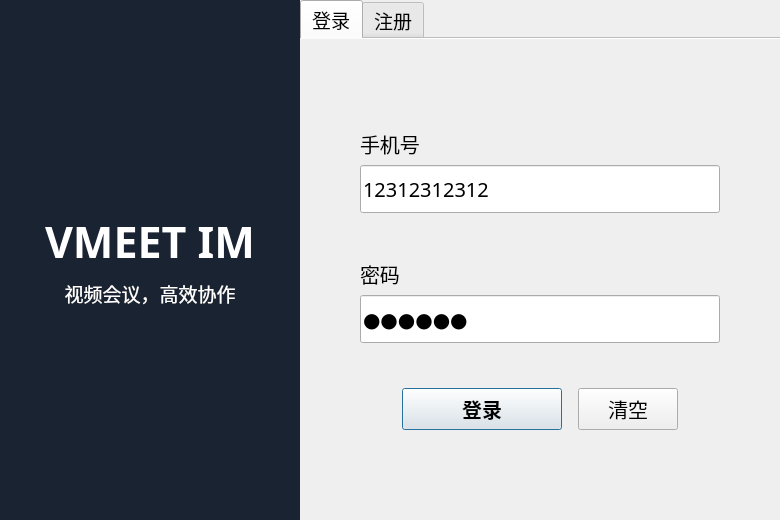
<?xml version="1.0" encoding="UTF-8"?>
<ui version="4.0">
 <class>LoginDialog</class>
 <widget class="QDialog" name="LoginDialog">
  <property name="geometry">
   <rect>
    <x>0</x>
    <y>0</y>
    <width>780</width>
    <height>520</height>
   </rect>
  </property>
  <property name="minimumSize">
   <size>
    <width>780</width>
    <height>520</height>
   </size>
  </property>
  <property name="windowTitle">
   <string>Colin IM</string>
  </property>
  <layout class="QHBoxLayout" name="mainLayout" stretch="0,1">
   <property name="spacing">
    <number>0</number>
   </property>
   <property name="leftMargin">
    <number>0</number>
   </property>
   <property name="topMargin">
    <number>0</number>
   </property>
   <property name="rightMargin">
    <number>0</number>
   </property>
   <property name="bottomMargin">
    <number>0</number>
   </property>
   <item>
    <widget class="QWidget" name="wdg_leftPanel" native="true">
     <property name="minimumSize">
      <size>
       <width>300</width>
       <height>0</height>
      </size>
     </property>
     <property name="maximumSize">
      <size>
       <width>300</width>
       <height>16777215</height>
      </size>
     </property>
     <property name="palette">
      <palette>
       <active>
        <colorrole role="WindowText">
         <brush brushstyle="SolidPattern">
          <color alpha="255">
           <red>255</red>
           <green>255</green>
           <blue>255</blue>
          </color>
         </brush>
        </colorrole>
        <colorrole role="Window">
         <brush brushstyle="SolidPattern">
          <color alpha="255">
           <red>26</red>
           <green>35</green>
           <blue>50</blue>
          </color>
         </brush>
        </colorrole>
       </active>
       <inactive>
        <colorrole role="WindowText">
         <brush brushstyle="SolidPattern">
          <color alpha="255">
           <red>255</red>
           <green>255</green>
           <blue>255</blue>
          </color>
         </brush>
        </colorrole>
        <colorrole role="Window">
         <brush brushstyle="SolidPattern">
          <color alpha="255">
           <red>26</red>
           <green>35</green>
           <blue>50</blue>
          </color>
         </brush>
        </colorrole>
       </inactive>
       <disabled>
        <colorrole role="WindowText">
         <brush brushstyle="SolidPattern">
          <color alpha="255">
           <red>255</red>
           <green>255</green>
           <blue>255</blue>
          </color>
         </brush>
        </colorrole>
        <colorrole role="Window">
         <brush brushstyle="SolidPattern">
          <color alpha="255">
           <red>26</red>
           <green>35</green>
           <blue>50</blue>
          </color>
         </brush>
        </colorrole>
       </disabled>
      </palette>
     </property>
     <property name="autoFillBackground">
      <bool>true</bool>
     </property>
     <layout class="QVBoxLayout" name="leftPanelLayout">
      <property name="spacing">
       <number>8</number>
      </property>
      <property name="leftMargin">
       <number>0</number>
      </property>
      <property name="topMargin">
       <number>0</number>
      </property>
      <property name="rightMargin">
       <number>0</number>
      </property>
      <property name="bottomMargin">
       <number>0</number>
      </property>
      <item>
       <spacer name="leftSpacerTop">
        <property name="orientation">
         <enum>Qt::Vertical</enum>
        </property>
        <property name="sizeHint" stdset="0">
         <size>
          <width>20</width>
          <height>170</height>
         </size>
        </property>
       </spacer>
      </item>
      <item>
       <widget class="QLabel" name="lb_appName">
        <property name="font">
         <font>
          <family>Microsoft YaHei</family>
          <pointsize>32</pointsize>
          <weight>75</weight>
          <bold>true</bold>
         </font>
        </property>
        <property name="text">
         <string>VMEET IM</string>
        </property>
        <property name="alignment">
         <set>Qt::AlignCenter</set>
        </property>
       </widget>
      </item>
      <item>
       <widget class="QLabel" name="lb_appSubtitle">
        <property name="font">
         <font>
          <family>Microsoft YaHei</family>
          <pointsize>14</pointsize>
         </font>
        </property>
        <property name="text">
         <string>视频会议，高效协作</string>
        </property>
        <property name="alignment">
         <set>Qt::AlignCenter</set>
        </property>
       </widget>
      </item>
      <item>
       <spacer name="leftSpacerBottom">
        <property name="orientation">
         <enum>Qt::Vertical</enum>
        </property>
        <property name="sizeHint" stdset="0">
         <size>
          <width>20</width>
          <height>170</height>
         </size>
        </property>
       </spacer>
      </item>
     </layout>
    </widget>
   </item>
   <item>
    <widget class="QTabWidget" name="tabWidget">
     <property name="font">
      <font>
       <family>Microsoft YaHei</family>
       <pointsize>14</pointsize>
      </font>
     </property>
     <property name="currentIndex">
      <number>0</number>
     </property>
     <property name="documentMode">
      <bool>true</bool>
     </property>
     <widget class="QWidget" name="tab_login">
      <attribute name="title">
       <string>登录</string>
      </attribute>
      <layout class="QVBoxLayout" name="loginLayout">
       <property name="spacing">
        <number>6</number>
       </property>
       <property name="leftMargin">
        <number>60</number>
       </property>
       <property name="topMargin">
        <number>90</number>
       </property>
       <property name="rightMargin">
        <number>60</number>
       </property>
       <property name="bottomMargin">
        <number>90</number>
       </property>
       <item>
        <widget class="QLabel" name="lb_tel">
         <property name="font">
          <font>
           <family>Microsoft YaHei</family>
           <pointsize>15</pointsize>
          </font>
         </property>
         <property name="text">
          <string>手机号</string>
         </property>
        </widget>
       </item>
       <item>
        <widget class="QLineEdit" name="le_tel">
         <property name="minimumSize">
          <size>
           <width>0</width>
           <height>48</height>
          </size>
         </property>
         <property name="maximumSize">
          <size>
           <width>16777215</width>
           <height>48</height>
          </size>
         </property>
         <property name="font">
          <font>
           <family>Microsoft YaHei</family>
           <pointsize>15</pointsize>
          </font>
         </property>
         <property name="text">
          <string>12312312312</string>
         </property>
         <property name="placeholderText">
          <string>请输入手机号</string>
         </property>
        </widget>
       </item>
       <item>
        <spacer name="spacer_tel_pass">
         <property name="orientation">
          <enum>Qt::Vertical</enum>
         </property>
         <property name="sizeHint" stdset="0">
          <size>
           <width>20</width>
           <height>20</height>
          </size>
         </property>
        </spacer>
       </item>
       <item>
        <widget class="QLabel" name="lb_pass">
         <property name="font">
          <font>
           <family>Microsoft YaHei</family>
           <pointsize>15</pointsize>
          </font>
         </property>
         <property name="text">
          <string>密码</string>
         </property>
        </widget>
       </item>
       <item>
        <widget class="QLineEdit" name="le_pass">
         <property name="minimumSize">
          <size>
           <width>0</width>
           <height>48</height>
          </size>
         </property>
         <property name="maximumSize">
          <size>
           <width>16777215</width>
           <height>48</height>
          </size>
         </property>
         <property name="font">
          <font>
           <family>Microsoft YaHei</family>
           <pointsize>15</pointsize>
          </font>
         </property>
         <property name="text">
          <string>123123</string>
         </property>
         <property name="echoMode">
          <enum>QLineEdit::Password</enum>
         </property>
         <property name="placeholderText">
          <string>请输入密码</string>
         </property>
        </widget>
       </item>
       <item>
        <spacer name="spacer_login_btn">
         <property name="orientation">
          <enum>Qt::Vertical</enum>
         </property>
         <property name="sizeHint" stdset="0">
          <size>
           <width>20</width>
           <height>30</height>
          </size>
         </property>
        </spacer>
       </item>
       <item>
        <layout class="QHBoxLayout" name="loginBtnLayout">
         <property name="spacing">
          <number>16</number>
         </property>
         <item>
          <spacer name="horizontalSpacer_2">
           <property name="orientation">
            <enum>Qt::Horizontal</enum>
           </property>
           <property name="sizeHint" stdset="0">
            <size>
             <width>40</width>
             <height>20</height>
            </size>
           </property>
          </spacer>
         </item>
         <item>
          <widget class="QPushButton" name="pb_login">
           <property name="minimumSize">
            <size>
             <width>160</width>
             <height>42</height>
            </size>
           </property>
           <property name="font">
            <font>
             <family>Microsoft YaHei</family>
             <pointsize>15</pointsize>
             <weight>75</weight>
             <bold>true</bold>
            </font>
           </property>
           <property name="cursor">
            <cursorShape>PointingHandCursor</cursorShape>
           </property>
           <property name="text">
            <string>登录</string>
           </property>
          </widget>
         </item>
         <item>
          <widget class="QPushButton" name="pb_login_clear">
           <property name="minimumSize">
            <size>
             <width>100</width>
             <height>42</height>
            </size>
           </property>
           <property name="font">
            <font>
             <family>Microsoft YaHei</family>
             <pointsize>15</pointsize>
            </font>
           </property>
           <property name="cursor">
            <cursorShape>PointingHandCursor</cursorShape>
           </property>
           <property name="text">
            <string>清空</string>
           </property>
          </widget>
         </item>
         <item>
          <spacer name="horizontalSpacer">
           <property name="orientation">
            <enum>Qt::Horizontal</enum>
           </property>
           <property name="sizeHint" stdset="0">
            <size>
             <width>40</width>
             <height>20</height>
            </size>
           </property>
          </spacer>
         </item>
        </layout>
       </item>
      </layout>
     </widget>
     <widget class="QWidget" name="tab_register">
      <attribute name="title">
       <string>注册</string>
      </attribute>
      <layout class="QVBoxLayout" name="registerLayout">
       <property name="spacing">
        <number>6</number>
       </property>
       <property name="leftMargin">
        <number>60</number>
       </property>
       <property name="topMargin">
        <number>50</number>
       </property>
       <property name="rightMargin">
        <number>60</number>
       </property>
       <property name="bottomMargin">
        <number>50</number>
       </property>
       <item>
        <widget class="QLabel" name="lb_register_name">
         <property name="font">
          <font>
           <family>Microsoft YaHei</family>
           <pointsize>15</pointsize>
          </font>
         </property>
         <property name="text">
          <string>昵称</string>
         </property>
        </widget>
       </item>
       <item>
        <widget class="QLineEdit" name="le_register_name">
         <property name="minimumSize">
          <size>
           <width>0</width>
           <height>48</height>
          </size>
         </property>
         <property name="maximumSize">
          <size>
           <width>16777215</width>
           <height>48</height>
          </size>
         </property>
         <property name="font">
          <font>
           <family>Microsoft YaHei</family>
           <pointsize>15</pointsize>
          </font>
         </property>
         <property name="text">
          <string>123123</string>
         </property>
         <property name="placeholderText">
          <string>请输入昵称</string>
         </property>
        </widget>
       </item>
       <item>
        <spacer name="spacer_reg_1">
         <property name="orientation">
          <enum>Qt::Vertical</enum>
         </property>
         <property name="sizeHint" stdset="0">
          <size>
           <width>20</width>
           <height>12</height>
          </size>
         </property>
        </spacer>
       </item>
       <item>
        <widget class="QLabel" name="lb_register_tel">
         <property name="font">
          <font>
           <family>Microsoft YaHei</family>
           <pointsize>15</pointsize>
          </font>
         </property>
         <property name="text">
          <string>手机号</string>
         </property>
        </widget>
       </item>
       <item>
        <widget class="QLineEdit" name="le_register_tel">
         <property name="minimumSize">
          <size>
           <width>0</width>
           <height>48</height>
          </size>
         </property>
         <property name="maximumSize">
          <size>
           <width>16777215</width>
           <height>48</height>
          </size>
         </property>
         <property name="font">
          <font>
           <family>Microsoft YaHei</family>
           <pointsize>15</pointsize>
          </font>
         </property>
         <property name="text">
          <string>12312312312</string>
         </property>
         <property name="placeholderText">
          <string>请输入手机号</string>
         </property>
        </widget>
       </item>
       <item>
        <spacer name="spacer_reg_2">
         <property name="orientation">
          <enum>Qt::Vertical</enum>
         </property>
         <property name="sizeHint" stdset="0">
          <size>
           <width>20</width>
           <height>12</height>
          </size>
         </property>
        </spacer>
       </item>
       <item>
        <widget class="QLabel" name="lb_register_pass">
         <property name="font">
          <font>
           <family>Microsoft YaHei</family>
           <pointsize>15</pointsize>
          </font>
         </property>
         <property name="text">
          <string>密码</string>
         </property>
        </widget>
       </item>
       <item>
        <widget class="QLineEdit" name="le_register_pass">
         <property name="minimumSize">
          <size>
           <width>0</width>
           <height>48</height>
          </size>
         </property>
         <property name="maximumSize">
          <size>
           <width>16777215</width>
           <height>48</height>
          </size>
         </property>
         <property name="font">
          <font>
           <family>Microsoft YaHei</family>
           <pointsize>15</pointsize>
          </font>
         </property>
         <property name="text">
          <string>123123</string>
         </property>
         <property name="echoMode">
          <enum>QLineEdit::Password</enum>
         </property>
         <property name="placeholderText">
          <string>请输入密码</string>
         </property>
        </widget>
       </item>
       <item>
        <spacer name="spacer_reg_3">
         <property name="orientation">
          <enum>Qt::Vertical</enum>
         </property>
         <property name="sizeHint" stdset="0">
          <size>
           <width>20</width>
           <height>12</height>
          </size>
         </property>
        </spacer>
       </item>
       <item>
        <widget class="QLabel" name="lb_register_pass2">
         <property name="font">
          <font>
           <family>Microsoft YaHei</family>
           <pointsize>15</pointsize>
          </font>
         </property>
         <property name="text">
          <string>确认密码</string>
         </property>
        </widget>
       </item>
       <item>
        <widget class="QLineEdit" name="le_register_pass2">
         <property name="minimumSize">
          <size>
           <width>0</width>
           <height>48</height>
          </size>
         </property>
         <property name="maximumSize">
          <size>
           <width>16777215</width>
           <height>48</height>
          </size>
         </property>
         <property name="font">
          <font>
           <family>Microsoft YaHei</family>
           <pointsize>15</pointsize>
          </font>
         </property>
         <property name="text">
          <string>123123</string>
         </property>
         <property name="echoMode">
          <enum>QLineEdit::Password</enum>
         </property>
         <property name="placeholderText">
          <string>请再次输入密码</string>
         </property>
        </widget>
       </item>
       <item>
        <spacer name="spacer_reg_btn">
         <property name="orientation">
          <enum>Qt::Vertical</enum>
         </property>
         <property name="sizeHint" stdset="0">
          <size>
           <width>20</width>
           <height>25</height>
          </size>
         </property>
        </spacer>
       </item>
       <item>
        <layout class="QHBoxLayout" name="registerBtnLayout">
         <property name="spacing">
          <number>16</number>
         </property>
         <item>
          <spacer name="horizontalSpacer_6">
           <property name="orientation">
            <enum>Qt::Horizontal</enum>
           </property>
           <property name="sizeHint" stdset="0">
            <size>
             <width>40</width>
             <height>20</height>
            </size>
           </property>
          </spacer>
         </item>
         <item>
          <widget class="QPushButton" name="pb_register">
           <property name="minimumSize">
            <size>
             <width>160</width>
             <height>42</height>
            </size>
           </property>
           <property name="font">
            <font>
             <family>Microsoft YaHei</family>
             <pointsize>15</pointsize>
             <weight>75</weight>
             <bold>true</bold>
            </font>
           </property>
           <property name="cursor">
            <cursorShape>PointingHandCursor</cursorShape>
           </property>
           <property name="text">
            <string>注册</string>
           </property>
          </widget>
         </item>
         <item>
          <widget class="QPushButton" name="pb_clear">
           <property name="minimumSize">
            <size>
             <width>100</width>
             <height>42</height>
            </size>
           </property>
           <property name="font">
            <font>
             <family>Microsoft YaHei</family>
             <pointsize>15</pointsize>
            </font>
           </property>
           <property name="cursor">
            <cursorShape>PointingHandCursor</cursorShape>
           </property>
           <property name="text">
            <string>清空</string>
           </property>
          </widget>
         </item>
         <item>
          <spacer name="horizontalSpacer_4">
           <property name="orientation">
            <enum>Qt::Horizontal</enum>
           </property>
           <property name="sizeHint" stdset="0">
            <size>
             <width>40</width>
             <height>20</height>
            </size>
           </property>
          </spacer>
         </item>
        </layout>
       </item>
      </layout>
     </widget>
    </widget>
   </item>
  </layout>
 </widget>
 <resources/>
 <connections/>
</ui>
